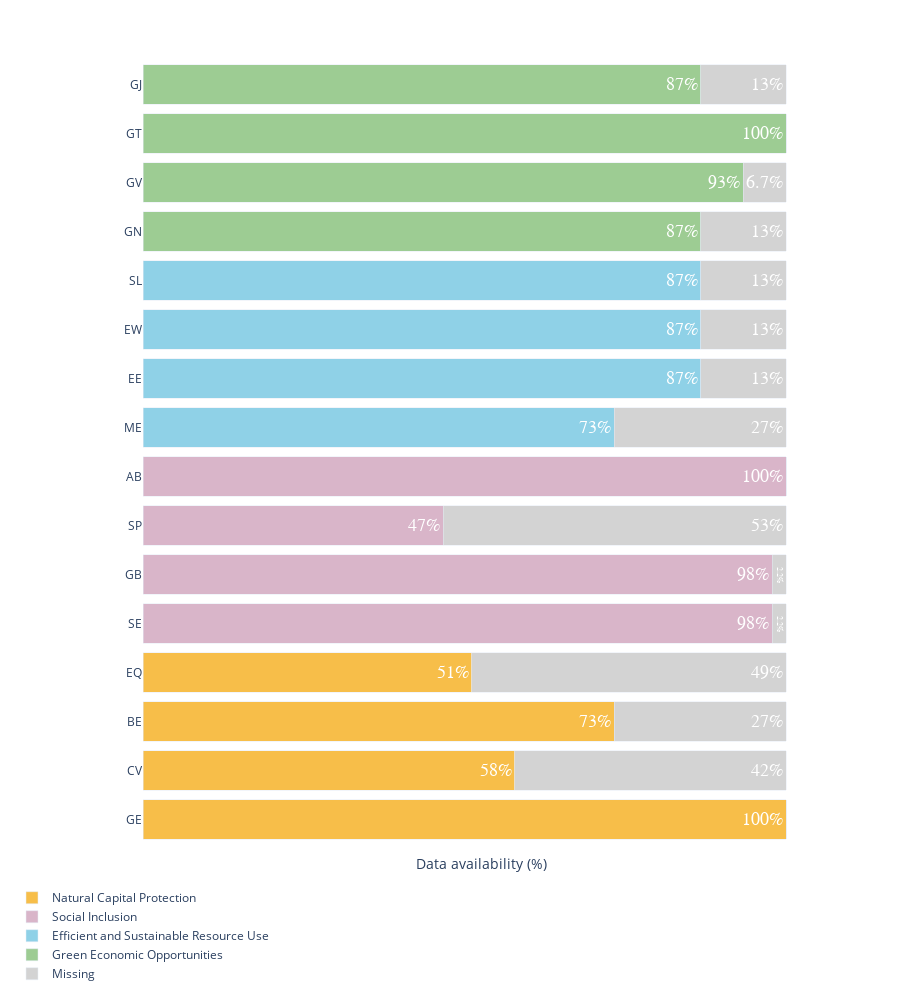

The notebook cell this image was saved under:
### Code cell
missing_bar_plot('FRA')

### Figure 1 — Plotly figure (JSON) as saved in the notebook; plotly's stock layout.template omitted (floating-point values rounded to 4 significant figures)
{"data": [{"alignmentgroup": "True", "customdata": [["Greenhouse gas emissions reductions", "Natural Capital Protection"], ["Cultural and social value", "Natural Capital Protection"], ["Biodiversity and ecosystem protection", "Natural Capital Protection"], ["Environmental quality", "Natural Capital Protection"]], "hovertemplate": "Category=%{customdata[0]}<extra></extra>", "legendgroup": "Natural Capital Protection", "marker": {"color": "#f7be49"}, "name": "Natural Capital Protection", "offsetgroup": "Natural Capital Protection", "orientation": "h", "showlegend": true, "text": [100, 57.8, 73.3, 51.1], "textfont": {"color": "white", "family": "sans serif", "size": 18}, "textposition": "inside", "texttemplate": "%{text:.2s}%", "type": "bar", "x": [100, 57.8, 73.3, 51.1], "xaxis": "x", "y": ["GE", "CV", "BE", "EQ"], "yaxis": "y"}, {"alignmentgroup": "True", "customdata": [["Social equity", "Social Inclusion"], ["Gender balance", "Social Inclusion"], ["Social protection", "Social Inclusion"], ["Access to basic services and resources", "Social Inclusion"]], "hovertemplate": "Category=%{customdata[0]}<extra></extra>", "legendgroup": "Social Inclusion", "marker": {"color": "#d9b5c9"}, "name": "Social Inclusion", "offsetgroup": "Social Inclusion", "orientation": "h", "showlegend": true, "text": [97.8, 97.8, 46.7, 100], "textfont": {"color": "white", "family": "sans serif", "size": 18}, "textposition": "inside", "texttemplate": "%{text:.2s}%", "type": "bar", "x": [97.8, 97.8, 46.7, 100], "xaxis": "x", "y": ["SE", "GB", "SP", "AB"], "yaxis": "y"}, {"alignmentgroup": "True", "customdata": [["Material use efficiency", "Efficient and Sustainable Resource Use"], ["Efficient and and sustainable energy", "Efficient and Sustainable Resource Use"], ["Efficient and sustainable water use", "Efficient and Sustainable Resource Use"], ["Sustainable land use", "Efficient and Sustainable Resource Use"]], "hovertemplate": "Category=%{customdata[0]}<extra></extra>", "legendgroup": "Efficient and Sustainable Resource Use", "marker": {"color": "#8fd1e7"}, "name": "Efficient and Sustainable Resource Use", "offsetgroup": "Efficient and Sustainable Resource Use", "orientation": "h", "showlegend": true, "text": [73.3, 86.7, 86.7, 86.7], "textfont": {"color": "white", "family": "sans serif", "size": 18}, "textposition": "inside", "texttemplate": "%{text:.2s}%", "type": "bar", "x": [73.3, 86.7, 86.7, 86.7], "xaxis": "x", "y": ["ME", "EE", "EW", "SL"], "yaxis": "y"}, {"alignmentgroup": "True", "customdata": [["Green innovation", "Green Economic Opportunities"], ["Green investment", "Green Economic Opportunities"], ["Green trade", "Green Economic Opportunities"], ["Green employment", "Green Economic Opportunities"]], "hovertemplate": "Category=%{customdata[0]}<extra></extra>", "legendgroup": "Green Economic Opportunities", "marker": {"color": "#9dcc93"}, "name": "Green Economic Opportunities", "offsetgroup": "Green Economic Opportunities", "orientation": "h", "showlegend": true, "text": [86.7, 93.3, 100, 86.7], "textfont": {"color": "white", "family": "sans serif", "size": 18}, "textposition": "inside", "texttemplate": "%{text:.2s}%", "type": "bar", "x": [86.7, 93.3, 100, 86.7], "xaxis": "x", "y": ["GN", "GV", "GT", "GJ"], "yaxis": "y"}, {"alignmentgroup": "True", "customdata": [["Greenhouse gas emissions reductions", "Missing"], ["Social equity", "Missing"], ["Material use efficiency", "Missing"], ["Gender balance", "Missing"], ["Green innovation", "Missing"], ["Cultural and social value", "Missing"], ["Efficient and and sustainable energy", "Missing"], ["Biodiversity and ecosystem protection", "Missing"], ["Environmental quality", "Missing"], ["Social protection", "Missing"], ["Green investment", "Missing"], ["Access to basic services and resources", "Missing"], ["Green trade", "Missing"], ["Efficient and sustainable water use", "Missing"], ["Sustainable land use", "Missing"], ["Green employment", "Missing"]], "hovertemplate": "Category=%{customdata[0]}<extra></extra>", "legendgroup": "Missing", "marker": {"color": "#D3D3D3"}, "name": "Missing", "offsetgroup": "Missing", "orientation": "h", "showlegend": true, "text": [0, 2.2, 26.7, 2.2, 13.3, 42.2, 13.3, 26.7, 48.9, 53.3, 6.7, 0, 0, 13.3, 13.3, 13.3], "textfont": {"color": "white", "family": "sans serif", "size": 18}, "textposition": "inside", "texttemplate": "%{text:.2s}%", "type": "bar", "x": [0, 2.2, 26.7, 2.2, 13.3, 42.2, 13.3, 26.7, 48.9, 53.3, 6.7, 0, 0, 13.3, 13.3, 13.3], "xaxis": "x", "y": ["GE", "SE", "ME", "GB", "GN", "CV", "EE", "BE", "EQ", "SP", "GV", "AB", "GT", "EW", "SL", "GJ"], "yaxis": "y"}], "layout": {"barmode": "stack", "height": 1000, "legend": {"title": {"text": ""}, "tracegroupgap": 0, "x": 0, "xanchor": "center", "y": -0.05, "yanchor": "top"}, "margin": {"t": 60}, "plot_bgcolor": "rgba(0, 0, 0, 0)", "xaxis": {"anchor": "y", "domain": [0, 1], "showticklabels": false, "title": {"text": "Data availability (%)"}}, "yaxis": {"anchor": "x", "domain": [0, 1], "title": {"text": ""}}}}
